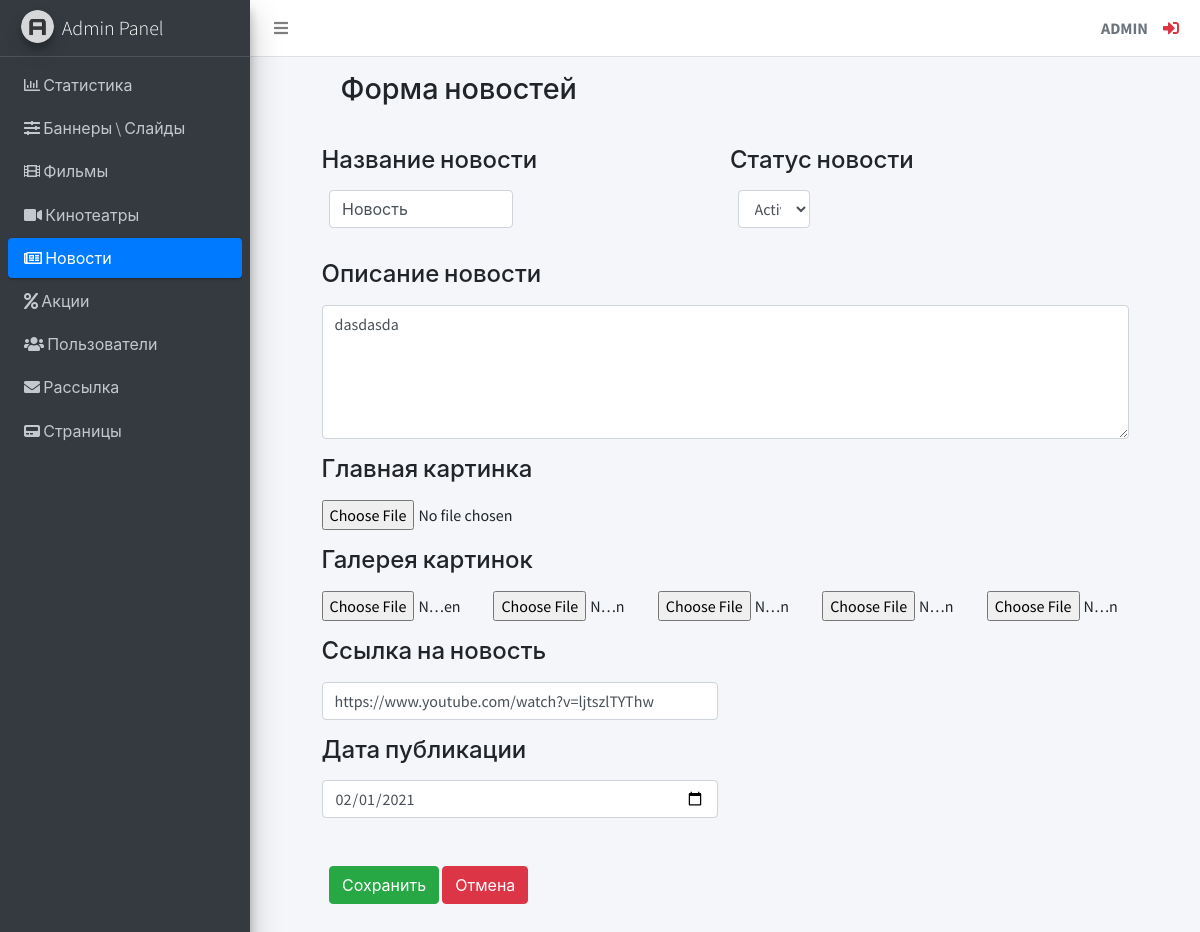
Page /adminLte/news/form/1 (signed in) on the committed database.
### KinoSite/apps/adminLte/models.py (models this page shows, shortened)
class News(models.Model):
    STATUS = (
        ('ON', 'Active'),
        ('OFF', 'Inactive'),
    )
    news_name = models.CharField(max_length=255, verbose_name='Название новости')
    news_description = models.TextField(verbose_name='Описание новости')
    news_main_image = models.ImageField(verbose_name='Логотип новости', upload_to='images/news/logo/')
    news_image1 = models.ImageField(verbose_name='Первое изображение', upload_to='images/news/')
    news_image2 = models.ImageField(verbose_name='Второе изображение', upload_to='images/news/')
    news_image3 = models.ImageField(verbose_name='Третее изображение', upload_to='images/news/')
    news_image4 = models.ImageField(verbose_name='Четвёртое изображение', upload_to='images/news/')
    news_image5 = models.ImageField(verbose_name='Пятое изображение', upload_to='images/news/')
    news_url = models.URLField(verbose_name='Ссылка на видео', null=True)
    news_published_date = models.DateField(verbose_name='Дата публикации новости')
    news_status = models.CharField(verbose_name='', max_length=3, choices=STATUS) #пустой вербоус нейм, конфликт с crispy forms

### KinoSite/apps/adminLte/services.py (the view)
    def proxy(request, pk=None):
        u = request.user
        if u.is_authenticated:
            if u.is_superuser:
                if not have_pk:
                    return func(request)
                else:
                    return func(request, pk)
            else:
                return redirect('public_index')
        else:
            return redirect('admin_login')

### KinoSite/apps/adminLte/services.py (called while the page is built)
def form_template(request, instance: django_models.Model, form_class, redirect_url_name: str, template_file_name: str, context=None):
    if context is None:
        context = {}
    form = form_class(request.POST or None, request.FILES or None, instance=instance or None)
    if request.method == 'POST' and form.is_valid():
        form.save()
        return redirect(redirect_url_name)
    context['form'] = form
    return render(request, template_file_name, context)

def admin_views_proxy(func, have_pk=False):
    def proxy(request, pk=None):
        u = request.user
        if u.is_authenticated:
            if u.is_superuser:
                if not have_pk:
                    return func(request)
                else:
                    return func(request, pk)
            else:
                return redirect('public_index')
        else:
            return redirect('admin_login')
    return proxy

### KinoSite/apps/adminLte/views.py (called while the page is built)
def news_form(request, pk=None):
    news = get_object_or_404(models.News, pk=pk) if pk else None
    return services.form_template(
        request=request,
        instance=news,
        form_class=forms.NewsForm,
        redirect_url_name='admin_news_list',
        template_file_name='adminLte/news/news_form.html',
    )

### KinoSite/templates/adminLte/news/news_form.html (shortened to what this page needs)
{% extends 'adminLte/base.html' %}
{% load crispy_forms_tags %}
{% block news %}
    <li class="nav-item">
        <a href="{% url 'admin_news_list' %}" class="nav-link active">
              <i class="far fa-newspaper"></i>
              <p>
                  Новости
              </p>
        </a>
    </li>
{% endblock %}
{% block content_title %}
<h1 class="m-0">Форма новостей</h1>
{% endblock %}
{% block main_content %}
 <div class="features flex-fill">
        <div class="row m-3">
            <div class="container">
                <form method="POST" enctype="multipart/form-data">
                    <div class="form-row">
                        <div class="form-group col-md-6">
                            <label for="NewsNameInput"><h4>Название новости</h4></label>
                            <div class="col-md-6" id="NewsNameInput">
                                {{ form.news_name }}
                            </div>
                        </div>
                        <div class="form-group col-md-4">
                            <label for="NewsStatus"><h4>Статус новости</h4></label>
                            <div class=" col-md-4" id="NewsStatus" >
                                {{ form.news_status|as_crispy_field }}
                            </div>
                        </div>
                    </div>
                    <div class="form-group">
                        <label for="NewsTextInput"><h4>Описание новости</h4></label>
                        {{ form.news_description }}
                    </div>
                    <div class="form-group">
                        <label for="NewsMainImage"><h4>Главная картинка</h4></label>
                        {{ form.news_main_image }}
                    </div>
                    <label for="NewsGallery"><h4>Галерея картинок</h4></label>
                        <div class="row" id="NewsGallery">
                            <div class="col">
                                {{ form.news_image1 }}
                            </div>
                            <div class="col">
                                 {{ form.news_image2 }}
                            </div>
                            <div class="col">
                                 {{ form.news_image3 }}
                            </div>
                            <div class="col">
                                 {{ form.news_image4 }}
                            </div>
                            <div class="col">
                                 {{ form.news_image5 }}
                            </div>
                        </div>
                    <div class="col-lg-6 my-3 pl-0">
                        <label for="NewsUrl"><h4>Ссылка на новость</h4></label>
                        {{ form.news_url }}
                    </div>
                    <div class="col-lg-6 my-3 pl-0">
                        <label for="NewsPublishedDate"><h4>Дата публикации</h4></label>
                        {{ form.news_published_date }}
                    </div>
                    <div class="container my-5">
                        <button class="btn btn-success" type="submit">Сохранить</button>
                        <a class="btn btn-danger" href="{% url 'admin_news_list' %}" role="button">Отмена</a>
                    </div>
                </form>
            </div>
        </div>
 </div>
{% endblock %}

### KinoSite/templates/adminLte/base.html (shortened to what this page needs)
{% load static %}
<!DOCTYPE html>
<html lang="en">
<head>
  <link rel="stylesheet" href="{% static 'plugins/fontawesome-free/css/all.min.css' %}">
  <link rel="stylesheet" href="{% static 'dist/css/adminlte.min.css' %}">
</head>
<body class="hold-transition sidebar-mini">
<div class="wrapper">
{% block body %}
  <nav class="main-header navbar navbar-expand navbar-white navbar-light">
    <ul class="navbar-nav">
      <li class="nav-item">
        <a class="nav-link" data-widget="pushmenu" href="#" role="button"><i class="fas fa-bars" style="margin-right: 10px"></i></a>
      </li>
    </ul>
    <ul class="navbar-nav ml-auto">
      <div class="user-panel d-flex">
          <div class="info">
              <a class="d-block text-uppercase text-secondary"><strong>{{ user.username }}</strong></a>
          </div>
          <div class="info">
              <a href="{% url 'admin_logout' %}" class="fas fa fa-sign-in-alt mr-2 text-danger"></a>
          </div>
      </div>
    </ul>
  </nav>
  <aside class="main-sidebar sidebar-dark-primary elevation-4">
    <a href="{% url 'admin_index'%}" class="brand-link">
      <img src="{% static 'dist/img/AdminLTELogo.png' %}" alt="AdminLTE Logo" class="brand-image img-circle elevation-3" style="opacity: .8">
      <span class="brand-text font-weight-light">Admin Panel</span>
    </a>
    <div class="sidebar">
        <nav class="mt-2">
            <ul class="nav nav-pills nav-sidebar flex-column" data-widget="treeview" role="menu" data-accordion="false">
                {% block statistic %}
                <li class="nav-item">
                    <a href="{% url 'admin_index' %}" class="nav-link">
                        <i class="far fa-chart-bar"></i>
                        <p>
                            Статистика
                        </p>
                    </a>
                </li>
                {% endblock %}
                {% block banner %}
                <li class="nav-item">
                    <a href="{% url 'admin_banner_list' %}" class="nav-link">
                        <i class="fas fa-sliders-h"></i>
                        <p>
                            Баннеры \ Слайды
                        </p>
                    </a>
                </li>
                {% endblock %}
                {% block film %}
                <li class="nav-item">
                    <a href="{% url 'admin_film_list' %}" class="nav-link">
                        <i class="fas fa-film"></i>
                        <p>
                            Фильмы
                        </p>
                    </a>
                </li>
                {% endblock %}
                {% block cinema %}
                <li class="nav-item">
                    <a href="{% url 'admin_cinema_list' %}" class="nav-link">
                        <i class="fas fa-video"></i>
                        <p>
                            Кинотеатры
                        </p>
                    </a>
                </li>
                {% endblock %}
                {% block news %}{% endblock %}
                {% block promotion %}
                <li class="nav-item">
                    <a href="{% url 'admin_promotion_list' %}" class="nav-link">
                        <i class="fas fa-percent"></i>
                        <p>
                            Акции
                        </p>
                    </a>
                </li>
                {% endblock %}
                {% block users %}
                <li class="nav-item">
                    <a href="{% url 'admin_users_list' %}" class="nav-link">
                        <i class="fas fa-users"></i>
                        <p>
                            Пользователи
                        </p>
                    </a>
                </li>
                {% endblock %}
                {% block mailing %}
                <li class="nav-item">
                    <a href="{% url 'admin_mailing' %}" class="nav-link">
                        <i class="fas fa-envelope"></i>
                        <p>
                            Рассылка
                        </p>
                    </a>
                </li>
                {% endblock %}
                {% block page %}
                <li class="nav-item menu-close">
                    <a href="#" class="nav-link">
                        <i class="fas fa-pager"></i>
                        <p>
                            Страницы
                        </p>
                    </a>
                </li>
                {% endblock %}
            </ul>
        </nav>
    </div>
  </aside>
    <div class="content-wrapper">
        <div class="content-header">
            <div class="container-fluid">
                <div class="row mb-2">
                    <div class="col-sm-6" style="margin-left: 75px; margin-right: 75px">
                        {% block content_title %}{% endblock %}
                    </div>
                </div>
            </div>
        </div>
        <div class="row" style="margin-left: 48px; margin-right: 48px">
            {% block main_content %}{% endblock %}
        </div>
    </div>
</div>
{% endblock %}
</body>
</html>

### rows in the picture
News: news_name "Новость", news_status "Active", news_description "dasdasda", news_url "https://www.youtube.com/watch?v=ljtszlTYThw", news_published_date "02/01/2021"

### other values in the picture
{{ user.username }} "ADMIN"
